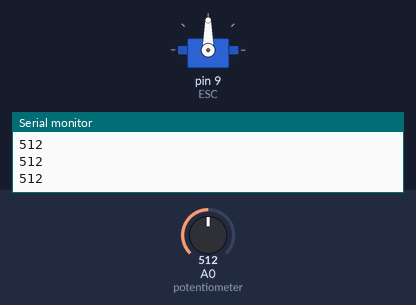
Bench run of a sketch on a simulated Arduino Uno, built with avr-gcc and run on an emulated ATmega328P. Parts: servo, the last lines printed to the serial monitor. Inputs (shaded band) come from the test bench; at power-on: A0 (potentiometer) = 512.

Above: at 1.2 s.
1.3 s: A0 (potentiometer) set to 716
At 2.1 s:
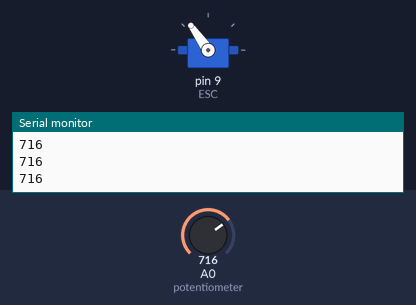
2.8 s: A0 (potentiometer) set to 900
At 3.4 s:
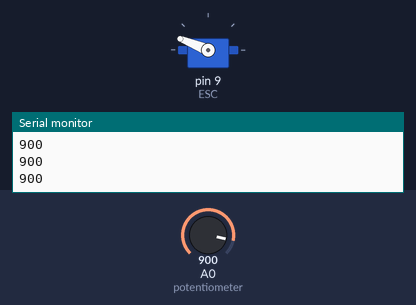
4.3 s: A0 (potentiometer) set to 1023
At 5.5 s:
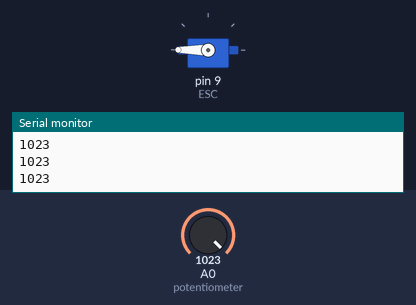
5.8 s: A0 (potentiometer) set to 306
At 6.9 s:
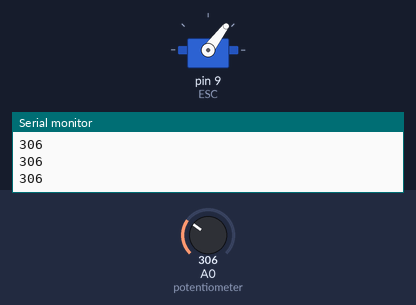
7.3 s: A0 (potentiometer) set to 122
At 8.0 s:
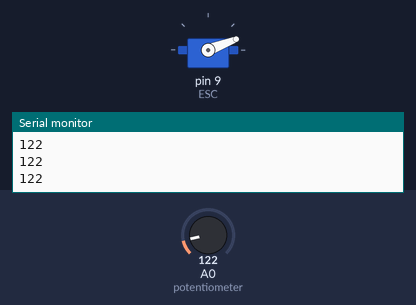
8.8 s: A0 (potentiometer) set to 0
At 10.2 s:
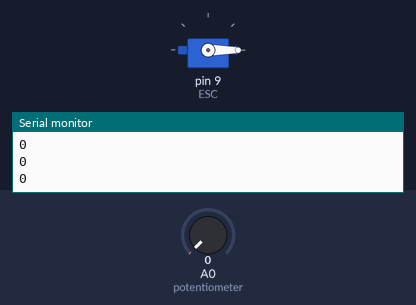
Timing chart, 0 to 11.3 s (numbered marks = the images above; inputs shaded):
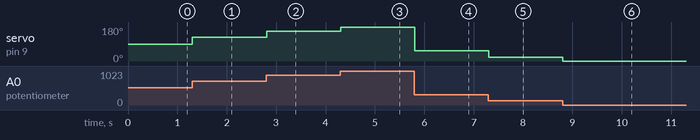

The sketch:

BrushlessGyroCode.ino
```cpp
#include <Servo.h>
Servo ESC;     // create servo object to control the ESC
int potValue;  // value from the analog pin
int SpeedRPM;

void setup() {
 Serial.begin(9600);

  // Attach the ESC on pin 9
  ESC.attach(9,1000,2000); // (pin, min pulse width, max pulse width in microseconds)
}

void loop() {
  potValue = analogRead(A0);   // reads the value of the potentiometer (value between 0 and 1023)
  Serial.println(potValue);

  SpeedRPM = (potValue/1023)*1900;

  potValue = map(potValue, 0, 1023, 0, 180);   // scale it to use it with the servo library (value between 0 and 180)


  ESC.write(potValue);    // Send the signal to the ESC
}
```

Measured:
- after the input at 1.3 s, servo on pin 9 (ESC): 90° → 125° at once
- after the input at 2.8 s, servo on pin 9 (ESC): 125° → 158° at once
- after the input at 4.3 s, servo on pin 9 (ESC): 158° → 180° at once
- after the input at 5.8 s, servo on pin 9 (ESC): 180° → 53° at once
- after the input at 7.3 s, servo on pin 9 (ESC): 53° → 21° at once
- after the input at 8.8 s, servo on pin 9 (ESC): 21° → 0° at once
